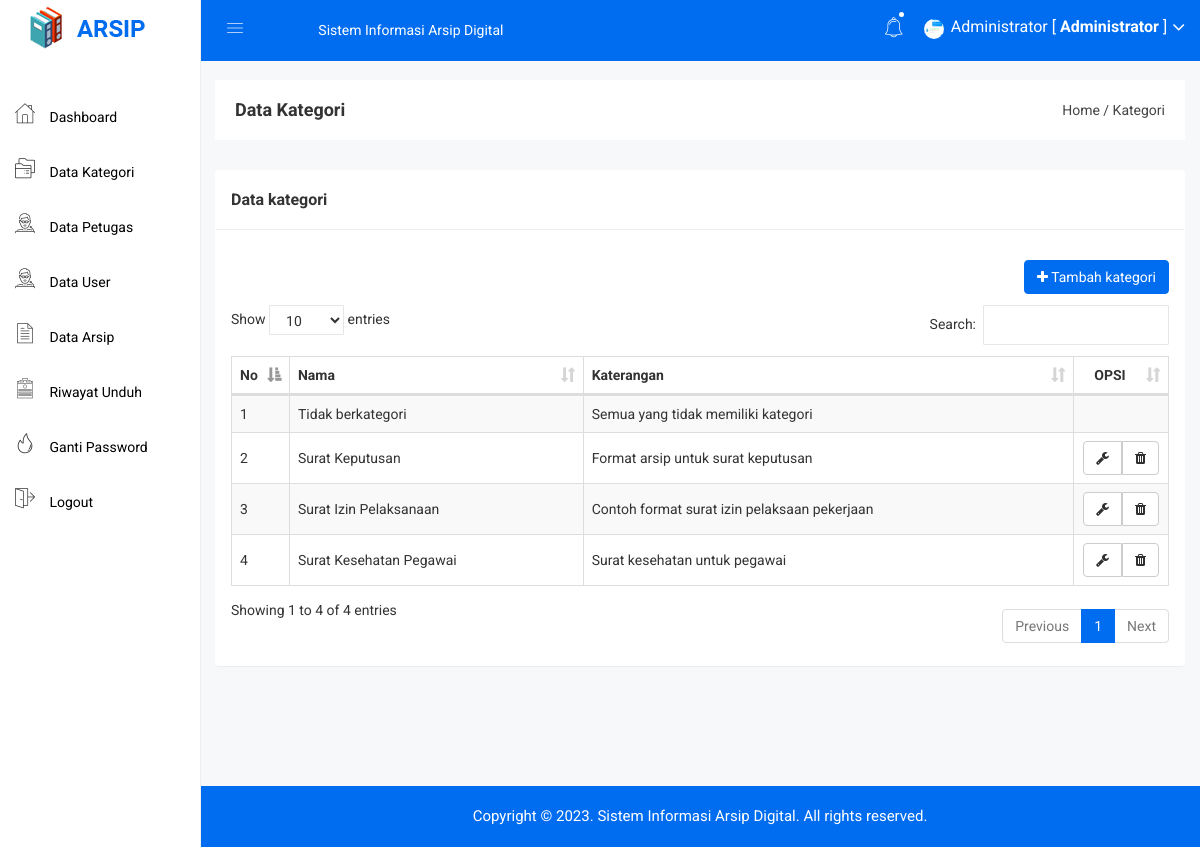
Page /admin/kategori.php (signed in) on the committed database.
### tables this page shows
CREATE TABLE `kategori` (
  `kategori_id` int(11) NOT NULL,
  `kategori_nama` varchar(255) NOT NULL,
  `kategori_keterangan` text NOT NULL
);

### admin/kategori.php (the view)
<?php include 'header.php'; ?>
<div class="breadcome-area">
    <div class="container-fluid">
        <div class="row">
            <div class="col-lg-12 col-md-12 col-sm-12 col-xs-12">
                <div class="breadcome-list">
                    <div class="row">
                        <div class="col-lg-6 col-md-6 col-sm-6 col-xs-12">
                            <div class="breadcome-heading">
                                <h4 style="margin-bottom: 0px">Data Kategori</h4>
                            </div>
                        </div>
                        <div class="col-lg-6 col-md-6 col-sm-6 col-xs-12">
                            <ul class="breadcome-menu" style="padding-top: 0px">
                                <li><a href="#">Home</a> <span class="bread-slash">/</span></li>
                                <li><span class="bread-blod">Kategori</span></li>
                            </ul>
                        </div>
                    </div>
                </div>
            </div>
        </div>
    </div>
</div>
<div class="container-fluid">
    <div class="panel panel">
        <div class="panel-heading">
            <h3 class="panel-title">Data kategori</h3>
        </div>
        <div class="panel-body">
            <div class="pull-right">
                <a href="kategori_tambah.php" class="btn btn-primary"><i class="fa fa-plus"></i> Tambah kategori</a>
            </div>
            <br>
            <br>
            <br>
            <table id="table" class="table table-bordered table-striped table-hover table-datatable">
                <thead>
                    <tr>
                        <th width="1%">No</th>
                        <th>Nama</th>
                        <th>Katerangan</th>
                        <th class="text-center" width="10%">OPSI</th>
                    </tr>
                </thead>
                <tbody>
                    <?php
                    include '../koneksi.php';
                    $no = 1;
                    $kategori = mysqli_query($koneksi,"SELECT * FROM kategori");
                    while($p = mysqli_fetch_array($kategori)){
                        ?>
                        <tr>
                            <td><?php echo $no++; ?></td>
                            <td><?php echo $p['kategori_nama'] ?></td>
                            <td><?php echo $p['kategori_keterangan'] ?></td>
                            <td class="text-center">
                                <?php
                                if($p['kategori_id'] != 1){
                                    ?>
                                    <div class="btn-group">
                                        <a href="kategori_edit.php?id=<?php echo $p['kategori_id']; ?>" class="btn btn-default"><i class="fa fa-wrench"></i></a>
                                        <a href="kategori_hapus.php?id=<?php echo $p['kategori_id']; ?>" class="btn btn-default"><i class="fa fa-trash"></i></a>
                                    </div>
                                    <?php
                                }
                                ?>
                            </td>
                        </tr>
                        <?php
                    }
                    ?>
                </tbody>
            </table>
        </div>
    </div>
</div>
<?php include 'footer.php'; ?>

### admin/header.php (shortened to what this page needs)
<!doctype html>
<html>
<head>
    <link rel="stylesheet" href="../assets/css/bootstrap.min.css">
    <link rel="stylesheet" href="../assets/css/font-awesome.min.css">
    <link rel="stylesheet" href="../assets/css/owl.carousel.css">
    <link rel="stylesheet" href="../assets/css/owl.theme.css">
    <link rel="stylesheet" href="../assets/css/owl.transitions.css">
    <link rel="stylesheet" href="../assets/css/animate.css">
    <link rel="stylesheet" href="../assets/css/normalize.css">
    <link rel="stylesheet" href="../assets/css/meanmenu.min.css">
    <link rel="stylesheet" href="../assets/css/main.css">
    <link rel="stylesheet" href="../assets/css/educate-custon-icon.css">
    <link rel="stylesheet" href="../assets/css/morrisjs/morris.css">
    <link rel="stylesheet" href="../assets/css/scrollbar/jquery.mCustomScrollbar.min.css">
    <link rel="stylesheet" href="../assets/css/metisMenu/metisMenu.min.css">
    <link rel="stylesheet" href="../assets/css/metisMenu/metisMenu-vertical.css">
    <link rel="stylesheet" href="../assets/css/calendar/fullcalendar.min.css">
    <link rel="stylesheet" href="../assets/css/calendar/fullcalendar.print.min.css">
    <link rel="stylesheet" href="../assets/style.css">
    <link rel="stylesheet" href="../assets/css/responsive.css">
    <link rel="stylesheet" href="../assets/css/style.css">
    <link rel="stylesheet" type="text/css" href="../assets/js/DataTables/datatables.css">
    <?php
    include '../koneksi.php';
    ?>
</head>
<body>
    <div class="left-sidebar-pro">
        <nav id="sidebar" class="">
            <div class="sidebar-header">
                <a href="index.php"><img class="main-logo" src="../assets/img/logo/logo.png" alt="" /></a>
            </div>
            <div class="left-custom-menu-adp-wrap comment-scrollbar">
                <nav class="sidebar-nav left-sidebar-menu-pro" style="margin-top: 30px">
                    <ul class="metismenu" id="menu1">
                        <li class="active">
                            <a href="index.php">
                                <span class="educate-icon educate-home icon-wrap"></span>
                                <span class="mini-click-non">Dashboard</span>
                            </a>
                        </li>
                        <li>
                            <a href="kategori.php" aria-expanded="false"><span class="educate-icon educate-course icon-wrap sub-icon-mg" aria-hidden="true"></span> <span class="mini-click-non">Data Kategori</span></a>
                        </li>
                        <li>
                            <a href="petugas.php" aria-expanded="false"><span class="educate-icon educate-professor icon-wrap sub-icon-mg" aria-hidden="true"></span> <span class="mini-click-non">Data Petugas</span></a>
                        </li>
                        <li>
                            <a href="user.php" aria-expanded="false"><span class="educate-icon educate-professor icon-wrap sub-icon-mg" aria-hidden="true"></span> <span class="mini-click-non">Data User</span></a>
                        </li>
                        <li>
                            <a href="arsip.php" aria-expanded="false"><span class="educate-icon educate-data-table icon-wrap sub-icon-mg" aria-hidden="true"></span> <span class="mini-click-non">Data Arsip</span></a>
                        </li>
                        <li>
                            <a href="riwayat.php" aria-expanded="false"><span class="educate-icon educate-form icon-wrap sub-icon-mg" aria-hidden="true"></span> <span class="mini-click-non">Riwayat Unduh</span></a>
                        </li>
                        <li>
                            <a href="gantipassword.php" aria-expanded="false"><span class="educate-icon educate-danger icon-wrap sub-icon-mg" aria-hidden="true"></span> <span class="mini-click-non">Ganti Password</span></a>
                        </li>
                        <li>
                            <a href="logout.php" aria-expanded="false"><span class="educate-icon educate-pages icon-wrap sub-icon-mg" aria-hidden="true"></span> <span class="mini-click-non">Logout</span></a>
                        </li>
                    </ul>
                </nav>
            </div>
        </nav>
    </div>
    <div class="all-content-wrapper">
        <div class="container-fluid">
            <div class="row">
                <div class="col-lg-12 col-md-12 col-sm-12 col-xs-12">
                    <div class="logo-pro">
                        <a href="index.php"><img class="main-logo" src="../assets/img/logo/logo.png" alt="" /></a>
                    </div>
                </div>
            </div>
        </div>
        <div class="header-advance-area">
            <div class="header-top-area">
                <div class="container-fluid">
                    <div class="row">
                        <div class="col-lg-12 col-md-12 col-sm-12 col-xs-12">
                            <div class="header-top-wraper">
                                <div class="row">
                                    <div class="col-lg-1 col-md-0 col-sm-12 col-xs-12">
                                        <div class="menu-switcher-pro">
                                            <button type="button" id="sidebarCollapse" class="btn bar-button-pro header-drl-controller-btn btn-info navbar-btn">
                                                <i class="educate-icon educate-nav"></i>
                                            </button>
                                        </div>
                                    </div>
                                    <div class="col-lg-5 col-md-6 col-sm-12 col-xs-12">
                                        <div class="header-top-menu tabl-d-n">
                                            <ul class="nav navbar-nav mai-top-nav">
                                                <li class="nav-item"><a href="#" class="nav-link">Sistem Informasi Arsip Digital</a></li>
                                            </ul>
                                        </div>
                                    </div>
                                    <div class="col-lg-6 col-md-6 col-sm-12 col-xs-12">
                                        <div class="header-right-info">
                                            <ul class="nav navbar-nav mai-top-nav header-right-menu">
                                                <li class="nav-item">
                                                    <a href="#" data-toggle="dropdown" role="button" aria-expanded="false" class="nav-link dropdown-toggle"><i class="educate-icon educate-bell" aria-hidden="true"></i><span class="indicator-nt"></span></a>
                                            </li>
                                            <li class="nav-item">
                                                <a href="#" data-toggle="dropdown" role="button" aria-expanded="false" class="nav-link dropdown-toggle">
                                                    <?php
                                                    $id_admin = $_SESSION['id'];
                                                    $profil = mysqli_query($koneksi,"select * from admin where admin_id='$id_admin'");
                                                    $profil = mysqli_fetch_assoc($profil);
                                                    if($profil['admin_foto'] == ""){
                                                      ?>
                                                      <img src="../gambar/sistem/user.png" style="width: 20px;height: 20px">
                                                  <?php }else{ ?>
                                                    <img src="../gambar/admin/<?php echo $profil['admin_foto'] ?>" style="width: 20px;height: 20px">
                                                <?php } ?>
                                                <span class="admin-name"><?php echo $_SESSION['nama']; ?> [ <b>Administrator</b> ]</span>
                                                <i class="fa fa-angle-down edu-icon edu-down-arrow"></i>
                                            </a>
                                        </li>
                                    </ul>
                                </div>
                            </div>
                        </div>
                    </div>
                </div>
            </div>
        </div>
    </div>
</div>

### admin/footer.php (shortened to what this page needs)
<div class="footer-copyright-area mg-t-30">
	<div class="container-fluid">
		<div class="row">
			<div class="col-lg-12">
				<div class="footer-copy-right">
					<p>Copyright © <?php echo date('Y') ?>. Sistem Informasi Arsip Digital. All rights reserved.</p>
				</div>
			</div>
		</div>
	</div>
</div>
</div>
</body>
</html>

### assets/css/main.css (style rules this page uses)
html { color: #222; font-size: 1em; line-height: 1.4; }
audio, canvas, iframe, img, svg, video { vertical-align: middle; }

### assets/css/metisMenu/metisMenu-vertical.css (style rules this page uses)
.sidebar-nav { background: #fff; }
.sidebar-nav ul { padding: 0; margin: 0; list-style: none; background: #f5f5f5; }
.sidebar-nav .metismenu { background: #fff; display: -webkit-box; display: -ms-flexbox; display: flex; -webkit-box-orient: vertical; -webkit-box-direction: normal; -ms-flex-direction: column; flex-direction: column; }
.sidebar-nav .metismenu li + li { margin-top: 5px; }
.sidebar-nav .metismenu li:last-child { margin-bottom: 5px; }
.sidebar-nav .metismenu > li { display: -webkit-box; display: -ms-flexbox; display: flex; -webkit-box-orient: vertical; -webkit-box-direction: normal; -ms-flex-direction: column; flex-direction: column; position: relative; }
.sidebar-nav .metismenu a { position: relative; display: block; padding: 13px 15px; color: #444; outline-width: 0; transition: all .3s ease-out; font-size:16px; font-weight:400; }
.sidebar-nav .metismenu li .icon-wrap { margin-right:5px; font-size:20px; color:#303030; }
.sidebar-nav .metismenu li .sub-icon-mg { margin-right:5px; font-size:16px; }

### assets/css/style.css (style rules this page uses)
table .btn { margin: 0px !important; }
.btn-primary { background: #006df0; color: white !important; border: 1px solid #006df0; }
.panel-heading { padding: 20px 15px; border-bottom: 1px solid #ececec; }
.sidebar-nav .metismenu a { position: relative; display: block; padding: 13px 15px; color: #000; outline-width: 0; transition: all .3s ease-out; font-size: 14px; font-weight: 400; }
.sidebar-nav .metismenu a > .icon-wrap { font-size: 20px; margin-right: 11px; }
#sidebar { border-right: 1px solid #eee; }
.footer-copyright-area { margin-top: 100px; }
.all-content-wrapper { min-height: 500px; }
td { vertical-align: middle !important; }

### assets/js/DataTables/datatables.css (style rules this page uses)
table.dataTable { clear: both; margin-top: 6px !important; margin-bottom: 6px !important; max-width: none !important; border-collapse: separate !important; }
table.dataTable td, table.dataTable th { -webkit-box-sizing: content-box; box-sizing: content-box; }
table.dataTable thead > tr > th.sorting_asc, table.dataTable thead > tr > th.sorting_desc, table.dataTable thead > tr > th.sorting, table.dataTable thead > tr > td.sorting_asc, table.dataTable thead > tr > td.sorting_desc, table.dataTable thead > tr > td.sorting { padding-right: 30px; }
table.dataTable thead .sorting, table.dataTable thead .sorting_asc, table.dataTable thead .sorting_desc, table.dataTable thead .sorting_asc_disabled, table.dataTable thead .sorting_desc_disabled { cursor: pointer; position: relative; }
table.dataTable thead .sorting:after, table.dataTable thead .sorting_asc:after, table.dataTable thead .sorting_desc:after, table.dataTable thead .sorting_asc_disabled:after, table.dataTable thead .sorting_desc_disabled:after { position: absolute; bottom: 8px; right: 8px; display: block; font-family: 'Glyphicons Halflings'; opacity: 0.5; }
table.dataTable thead .sorting:after { opacity: 0.2; content: "\e150"; }
table.dataTable thead .sorting_asc:after { content: "\e155"; }
table.table-bordered.dataTable th, table.table-bordered.dataTable td { border-left-width: 0; }
table.table-bordered.dataTable th:last-child, table.table-bordered.dataTable th:last-child, table.table-bordered.dataTable td:last-child, table.table-bordered.dataTable td:last-child { border-right-width: 0; }
table.table-bordered.dataTable tbody th, table.table-bordered.dataTable tbody td { border-bottom-width: 0; }

### rows in the picture
kategori: kategori_nama "Tidak berkategori", kategori_keterangan "Semua yang tidak memiliki kategori"
kategori: kategori_nama "Surat Keputusan", kategori_keterangan "Format arsip untuk surat keputusan"
kategori: kategori_nama "Surat Izin Pelaksanaan", kategori_keterangan "Contoh format surat izin pelaksaan pekerjaan"
kategori: kategori_nama "Surat Kesehatan Pegawai", kategori_keterangan "Surat kesehatan untuk pegawai"

### other values in the picture
$_SESSION['nama'] "Administrator"
